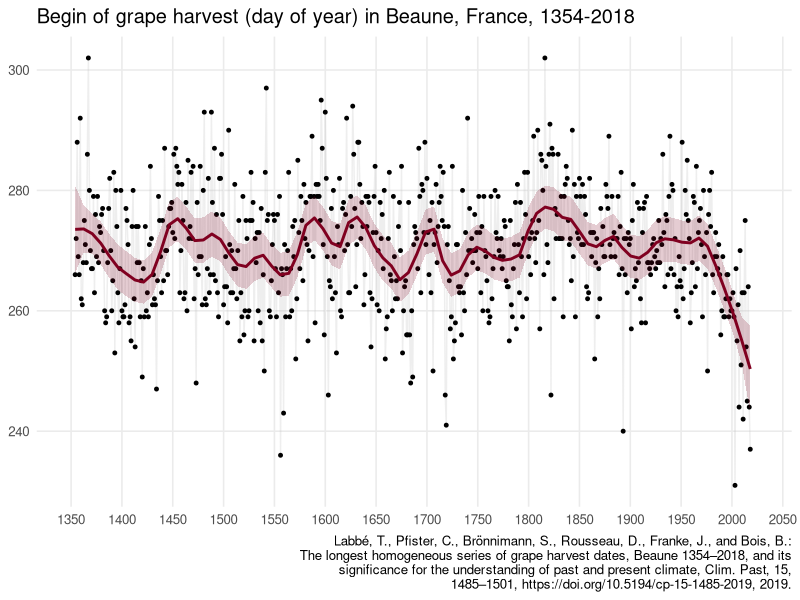
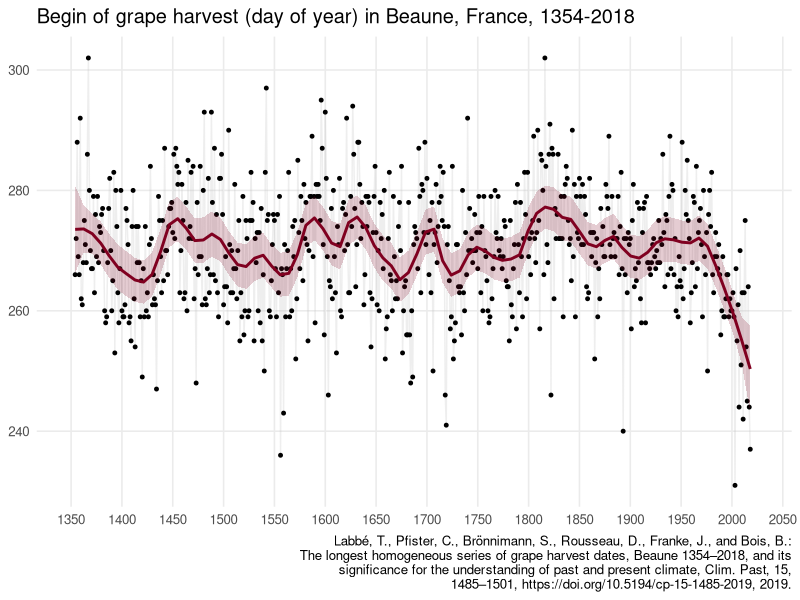

R code for these plots, in order:
# 02-beaune.R ----
# Euro-Climhist Database: https://www.euroclimhist.unibe.ch/project/index_eng.html

## load packages ----
library(tidyverse)

## load data ----
beaune <- readr::read_csv(file = "raw_echexport.csv") |> 
  rename_with(.fn = tolower, .cols = everything()) |> 
  separate(col = data, into = c("description", "doy", "assessment"), sep = ": ") |> 
  separate(col = assessment, into = c("assessment", "location"), sep = "/ ") |> 
  mutate(doy = as.numeric(str_sub(string = doy, start = 1L, end = 3L))) |> 
  mutate(assessment = str_squish(assessment))

write_csv(x = beaune, file = "clean_beaune.csv")

## plot ----
beaune_caption <- "Labbé, T., Pfister, C., Brönnimann, S., Rousseau, D., Franke, J., and Bois, B.: The longest homogeneous series of grape harvest dates, Beaune 1354–2018, and its significance for the understanding of past and present climate, Clim. Past, 15, 1485–1501, https://doi.org/10.5194/cp-15-1485-2019, 2019."

p3 <- ggplot(data = beaune, mapping = aes(x = year, y = doy)) +
  geom_line(linewidth = 0.5, colour = "gray", alpha = 0.25) +
  geom_point(size = 1) +
  geom_smooth(method = "loess", formula = "y ~ x", se = TRUE, colour = "#800020", fill = "#800020", span = 0.1, alpha = 0.2) +
  scale_x_continuous(breaks = seq(1350, 2050, 50), limits = c(1350, 2025)) +
  labs(
    title = "Begin of grape harvest (day of year) in Beaune, France, 1354-2018",
    subtitle = NULL,
    x = NULL, y = NULL,
    caption = str_wrap(beaune_caption)
  ) +
  theme_minimal(base_size = 12) +
  theme(panel.grid.minor = element_blank())

print(p3)

ggsave(filename = "fig_beaune.png", plot = p3, path = ".", width = 25, height = 12, units = "cm", bg = "white")
